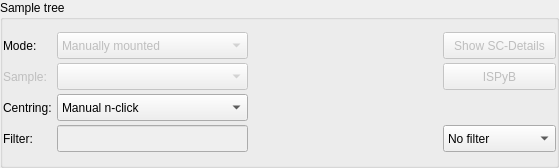
<?xml version="1.0" encoding="UTF-8"?>
<ui version="4.0">
 <class>SampleChangerWidgetLayout</class>
 <widget class="QWidget" name="SampleChangerWidgetLayout">
  <property name="geometry">
   <rect>
    <x>0</x>
    <y>0</y>
    <width>559</width>
    <height>168</height>
   </rect>
  </property>
  <property name="sizePolicy">
   <sizepolicy hsizetype="Expanding" vsizetype="Minimum">
    <horstretch>0</horstretch>
    <verstretch>0</verstretch>
   </sizepolicy>
  </property>
  <property name="maximumSize">
   <size>
    <width>32767</width>
    <height>32767</height>
   </size>
  </property>
  <property name="windowTitle">
   <string>Acquisition widget</string>
  </property>
  <layout class="QHBoxLayout" name="horizontalLayout_2">
   <property name="spacing">
    <number>0</number>
   </property>
   <property name="leftMargin">
    <number>0</number>
   </property>
   <property name="topMargin">
    <number>0</number>
   </property>
   <property name="rightMargin">
    <number>0</number>
   </property>
   <property name="bottomMargin">
    <number>0</number>
   </property>
   <item>
    <widget class="QGroupBox" name="groupBox">
     <property name="sizePolicy">
      <sizepolicy hsizetype="Preferred" vsizetype="Preferred">
       <horstretch>0</horstretch>
       <verstretch>0</verstretch>
      </sizepolicy>
     </property>
     <property name="title">
      <string>Sample tree</string>
     </property>
     <layout class="QGridLayout" name="gridLayout">
      <property name="leftMargin">
       <number>0</number>
      </property>
      <property name="topMargin">
       <number>0</number>
      </property>
      <property name="rightMargin">
       <number>0</number>
      </property>
      <property name="bottomMargin">
       <number>0</number>
      </property>
      <property name="spacing">
       <number>0</number>
      </property>
      <item row="0" column="0">
       <layout class="QGridLayout" name="gridLayout_2">
        <property name="leftMargin">
         <number>0</number>
        </property>
        <property name="topMargin">
         <number>0</number>
        </property>
        <property name="spacing">
         <number>4</number>
        </property>
        <item row="4" column="0">
         <widget class="QLabel" name="filter_label">
          <property name="minimumSize">
           <size>
            <width>50</width>
            <height>27</height>
           </size>
          </property>
          <property name="maximumSize">
           <size>
            <width>100</width>
            <height>27</height>
           </size>
          </property>
          <property name="text">
           <string>Filter:</string>
          </property>
         </widget>
        </item>
        <item row="2" column="0">
         <widget class="QLabel" name="sample_label">
          <property name="enabled">
           <bool>false</bool>
          </property>
          <property name="minimumSize">
           <size>
            <width>50</width>
            <height>27</height>
           </size>
          </property>
          <property name="maximumSize">
           <size>
            <width>100</width>
            <height>27</height>
           </size>
          </property>
          <property name="text">
           <string>Sample:</string>
          </property>
         </widget>
        </item>
        <item row="2" column="3">
         <widget class="QPushButton" name="synch_ispyb_button">
          <property name="enabled">
           <bool>false</bool>
          </property>
          <property name="sizePolicy">
           <sizepolicy hsizetype="Minimum" vsizetype="Fixed">
            <horstretch>0</horstretch>
            <verstretch>0</verstretch>
           </sizepolicy>
          </property>
          <property name="minimumSize">
           <size>
            <width>100</width>
            <height>27</height>
           </size>
          </property>
          <property name="maximumSize">
           <size>
            <width>200</width>
            <height>27</height>
           </size>
          </property>
          <property name="toolTip">
           <string>Sync samples with ISPyB</string>
          </property>
          <property name="text">
           <string>ISPyB</string>
          </property>
          <property name="icon">
           <iconset>
            <normaloff>../icons/Refresh2.png</normaloff>../icons/Refresh2.png</iconset>
          </property>
         </widget>
        </item>
        <item row="4" column="3">
         <widget class="QComboBox" name="filter_combo">
          <property name="minimumSize">
           <size>
            <width>100</width>
            <height>27</height>
           </size>
          </property>
          <property name="maximumSize">
           <size>
            <width>200</width>
            <height>27</height>
           </size>
          </property>
          <item>
           <property name="text">
            <string>No filter</string>
           </property>
          </item>
          <item>
           <property name="text">
            <string>Star</string>
           </property>
          </item>
          <item>
           <property name="text">
            <string>Sample name</string>
           </property>
          </item>
          <item>
           <property name="text">
            <string>Protein name</string>
           </property>
          </item>
          <item>
           <property name="text">
            <string>Basket index</string>
           </property>
          </item>
          <item>
           <property name="text">
            <string>Executed</string>
           </property>
          </item>
          <item>
           <property name="text">
            <string>Not executed</string>
           </property>
          </item>
          <item>
           <property name="text">
            <string>OSC</string>
           </property>
          </item>
          <item>
           <property name="text">
            <string>Helical</string>
           </property>
          </item>
          <item>
           <property name="text">
            <string>Charaterisation</string>
           </property>
          </item>
          <item>
           <property name="text">
            <string>Energy Scan</string>
           </property>
          </item>
          <item>
           <property name="text">
            <string>XRF Spectrum</string>
           </property>
          </item>
          <item>
           <property name="text">
            <string>Advanced</string>
           </property>
          </item>
         </widget>
        </item>
        <item row="1" column="0">
         <widget class="QLabel" name="label_2">
          <property name="sizePolicy">
           <sizepolicy hsizetype="Fixed" vsizetype="Preferred">
            <horstretch>0</horstretch>
            <verstretch>0</verstretch>
           </sizepolicy>
          </property>
          <property name="minimumSize">
           <size>
            <width>50</width>
            <height>27</height>
           </size>
          </property>
          <property name="maximumSize">
           <size>
            <width>100</width>
            <height>27</height>
           </size>
          </property>
          <property name="text">
           <string>Mode:</string>
          </property>
         </widget>
        </item>
        <item row="3" column="0">
         <widget class="QLabel" name="centring_mode_label">
          <property name="sizePolicy">
           <sizepolicy hsizetype="Fixed" vsizetype="Preferred">
            <horstretch>0</horstretch>
            <verstretch>0</verstretch>
           </sizepolicy>
          </property>
          <property name="minimumSize">
           <size>
            <width>50</width>
            <height>27</height>
           </size>
          </property>
          <property name="maximumSize">
           <size>
            <width>100</width>
            <height>27</height>
           </size>
          </property>
          <property name="text">
           <string>Centring:</string>
          </property>
         </widget>
        </item>
        <item row="1" column="1">
         <widget class="QComboBox" name="filter_cbox">
          <property name="enabled">
           <bool>false</bool>
          </property>
          <property name="minimumSize">
           <size>
            <width>100</width>
            <height>27</height>
           </size>
          </property>
          <property name="maximumSize">
           <size>
            <width>200</width>
            <height>27</height>
           </size>
          </property>
          <item>
           <property name="text">
            <string>Manually mounted</string>
           </property>
          </item>
          <item>
           <property name="text">
            <string>Sample changer</string>
           </property>
          </item>
          <item>
           <property name="text">
            <string>Plate</string>
           </property>
          </item>
          <item>
           <property name="text">
            <string>Mounted sample</string>
           </property>
          </item>
         </widget>
        </item>
        <item row="3" column="1">
         <widget class="QComboBox" name="centring_cbox">
          <property name="minimumSize">
           <size>
            <width>100</width>
            <height>27</height>
           </size>
          </property>
          <property name="maximumSize">
           <size>
            <width>200</width>
            <height>27</height>
           </size>
          </property>
          <property name="toolTip">
           <string>&lt;B&gt;Manual&lt;/B&gt; 3-Click centring &lt;BR&gt; &lt;B&gt;Semi Automatic&lt;/B&gt; - Gives the possibility to confirm centring &lt;BR&gt; &lt;B&gt;Fully Automatic&lt;/B&gt; - Continues without waiting for confirmation</string>
          </property>
          <property name="currentIndex">
           <number>0</number>
          </property>
          <item>
           <property name="text">
            <string>Manual n-click</string>
           </property>
          </item>
          <item>
           <property name="text">
            <string>Optical semi automatic </string>
           </property>
          </item>
          <item>
           <property name="text">
            <string>Optical fully automatic</string>
           </property>
          </item>
          <item>
           <property name="text">
            <string>Automatic X-ray</string>
           </property>
          </item>
         </widget>
        </item>
        <item row="2" column="1">
         <widget class="QComboBox" name="sample_combo">
          <property name="enabled">
           <bool>false</bool>
          </property>
          <property name="minimumSize">
           <size>
            <width>100</width>
            <height>27</height>
           </size>
          </property>
          <property name="maximumSize">
           <size>
            <width>200</width>
            <height>27</height>
           </size>
          </property>
         </widget>
        </item>
        <item row="4" column="1">
         <widget class="QLineEdit" name="filter_ledit">
          <property name="enabled">
           <bool>false</bool>
          </property>
          <property name="minimumSize">
           <size>
            <width>100</width>
            <height>0</height>
           </size>
          </property>
          <property name="maximumSize">
           <size>
            <width>200</width>
            <height>27</height>
           </size>
          </property>
         </widget>
        </item>
        <item row="1" column="3">
         <widget class="QPushButton" name="details_button">
          <property name="enabled">
           <bool>false</bool>
          </property>
          <property name="sizePolicy">
           <sizepolicy hsizetype="Fixed" vsizetype="Fixed">
            <horstretch>0</horstretch>
            <verstretch>0</verstretch>
           </sizepolicy>
          </property>
          <property name="minimumSize">
           <size>
            <width>100</width>
            <height>27</height>
           </size>
          </property>
          <property name="maximumSize">
           <size>
            <width>200</width>
            <height>27</height>
           </size>
          </property>
          <property name="toolTip">
           <string>Show sample changer tab</string>
          </property>
          <property name="text">
           <string>Show SC-Details</string>
          </property>
         </widget>
        </item>
        <item row="2" column="2">
         <spacer name="horizontalSpacer">
          <property name="orientation">
           <enum>Qt::Horizontal</enum>
          </property>
          <property name="sizeHint" stdset="0">
           <size>
            <width>100</width>
            <height>20</height>
           </size>
          </property>
         </spacer>
        </item>
       </layout>
      </item>
     </layout>
    </widget>
   </item>
  </layout>
 </widget>
 <layoutdefault spacing="6" margin="11"/>
 <pixmapfunction>qPixmapFromMimeSource</pixmapfunction>
 <tabstops>
  <tabstop>filter_cbox</tabstop>
  <tabstop>details_button</tabstop>
  <tabstop>sample_combo</tabstop>
  <tabstop>synch_ispyb_button</tabstop>
  <tabstop>centring_cbox</tabstop>
  <tabstop>filter_ledit</tabstop>
  <tabstop>filter_combo</tabstop>
 </tabstops>
 <resources/>
 <connections/>
</ui>
